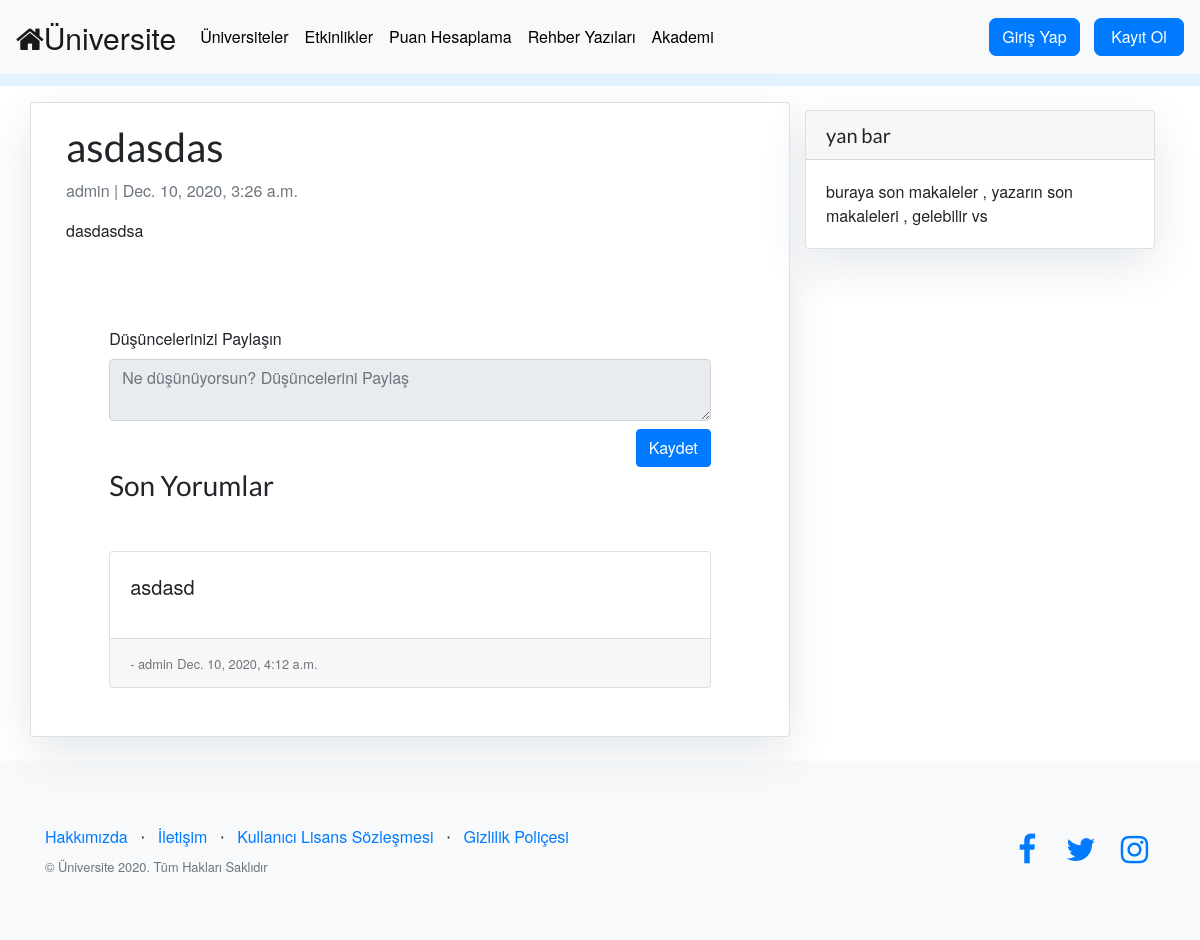
The app's page /blogs/detail/2/ with its own data.
### Apps/blogs/models.py (models this page shows, shortened)
class Blog(models.Model):
    title = models.CharField(max_length=200)
    author = models.ForeignKey(
        settings.AUTH_USER_MODEL,
        on_delete=models.CASCADE,
    )
    body = models.TextField()
    updated_on = models.DateTimeField(auto_now= True)
    created_on = models.DateTimeField(auto_now_add=True)
    class Meta:
        ordering = ['-created_on']

class Comment(models.Model):
    text = models.CharField(max_length=200)
    created_time = models.DateTimeField('date published')
    is_edited = models.BooleanField(default=False)
    owner = models.ForeignKey(settings.AUTH_USER_MODEL, on_delete=models.CASCADE)
    blog = models.ForeignKey(Blog, related_name='commentList', on_delete=models.CASCADE)
    likes = models.IntegerField(default=0)

### Apps/users/models.py (models this page shows)
class CustomUser(AbstractUser):
    age = models.PositiveIntegerField(null=True, blank=True)
    followingList = models.ManyToManyField('self', related_name='followerList',symmetrical=False,  blank=True)
    def GetFollowingList(self):
        return "\n".join([p.username for p in self.followingList.all()])
    def GetFollowerList(self):
        return "\n".join([p.username for p in self.followerList.all()])
    GetFollowingList.short_description = 'Following'
    GetFollowerList.short_description = 'Follower'

### Apps/blogs/views.py (the view)
# urls.py: path('detail/<int:pk>/', MakaleDetailView.as_view(), name= 'makale_detail'),
class MakaleDetailView(DetailView):
    model = Blog
    template_name = 'blogs/blog_detail.html'

### Apps/blogs/templates/blogs/blog_detail.html (shortened to what this page needs)
{% extends 'blogs/base.html' %}
{% block content_blogs %}
<div class="container">
  <div class="row">
    <div class="col-md-8 card cardShadow mb-4 mt-3 left top">
      <div class="card-body">
        <h1>{% block title %} {{ blog.title }} {% endblock title %}</h1>
        <p class="text-muted">{{ blog.author }} | {{blog.created_on }}</p>
        <p class="card-text ">{{ blog.body | safe | linebreaks}}</p>
      </div>
      <div class="row">
        <div class="container-fluid mb-5">
          <div class="row justify-content-center">
              <div class="col-10">
                <form id="sharecomment" class="mt-5" action="{% url 'blogs:createcomment' %}" method="POST">
                    <div>
                        <label for="textField">Düşüncelerinizi Paylaşın</label>
                        <textarea class="form-control" name="textField" id="textField" {% if not user.is_authenticated %} disabled  {% endif %} placeholder="Ne düşünüyorsun? Düşüncelerini Paylaş" required></textarea>
                    </div>
                    <div class="float-right mt-2">
                        <button type="submit" class="btn btn-primary ">Kaydet</button>
                    </div>
                </form>
                <h3 class="mx-auto my-5">Son Yorumlar</h3>
                {% for o in blog.commentList.all %}
                  <div class="card mt-3">
                      <div class="card-body">
                          <blockquote class="blockquote mb-0">
                            <p id=post_{{o.id}}>{{o.text}}</p>
                          </blockquote>
                      </div>
                      <div class="card-footer">
                          <small class="text-muted">- {{o.owner}}</small>
                          <small class="text-muted"> {{o.created_time}}</small>
                      </div>
                  </div>
                {% endfor %}
              </div>
          </div>
        </div>
      </div>
    </div>
    {% block sidebar %} {% include 'blogs/sidebar.html' %} {% endblock sidebar %}
  </div>
</div>
  {% endblock content_blogs %}

### static/assets/css/style.css (style rules this page uses)
body { margin-top: 70px; }
body { font-family: Helvetica Neue,Roboto,Arial,Noto Sans,Courier,sans-serif; }

### Apps/blogs/templates/blogs/base.html (style rules this page uses)
.cardShadow { box-shadow: 0 16px 48px #E3E7EB; }

### records on screen
Blog: title "asdasdas", author "admin", created_on "Dec. 10, 2020, 3:26 a.m.", body "dasdasdsa"
Comment: text "asdasd", owner "admin", created_time "Dec. 10, 2020, 4:12 a.m."
